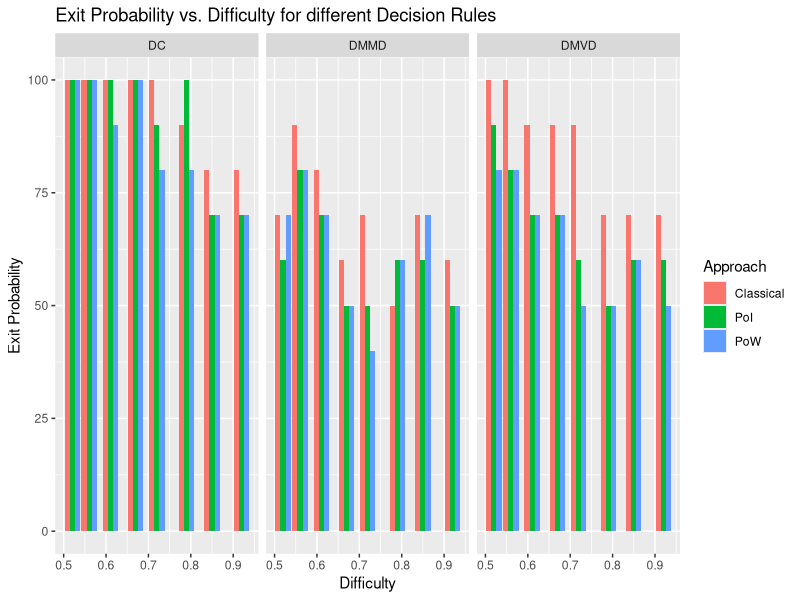
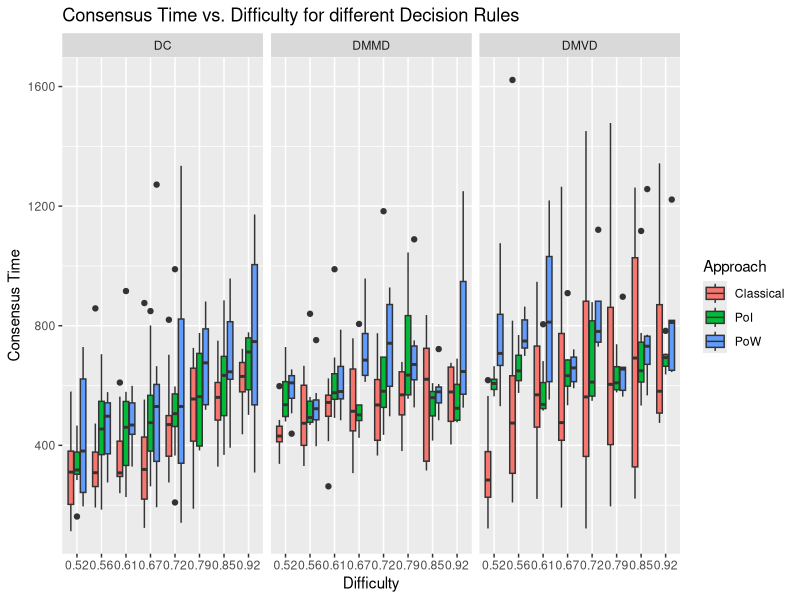

Here is the R script that generated these plots, in order:
library(tidyverse)
library(ggplot2)


results <- read.csv("experiment-data.csv")

pruned_results <- results %>%
  select(-numberOfByzantineRobots, -byzantineSwarmStyle, -numberOfRobots, -numberOfBlacks) %>%
  mutate(approach = case_when(
    isClassical == 1 ~ 0,
    consensusAlgorithm == "pow" ~ 1,
    consensusAlgorithm == "poi" ~ 2
  ), difficulty= round(percentageOfBlackTiles/(100-percentageOfBlackTiles), 2)) %>%
  select(-consensusAlgorithm, -isClassical, -percentageOfBlackTiles)

summary <- pruned_results %>%
  group_by(id) %>%
  summarise(average_time_taken=mean(secondsTaken[numberOfWhites == 10]), exit_probability=sum(numberOfWhites), approach=mean(approach), decisionRule=mean(decisionRule), difficulty=mean(difficulty))

time_taken <- pruned_results %>%
  filter(numberOfWhites == 10)

relabeled <- summary %>%
  mutate(Approach = case_when(
    approach == 0 ~ "Classical",
    approach == 1 ~ "PoW",
    approach == 2 ~ "PoI"
  ), decisionRule = case_when(
    decisionRule == 1 ~ "DMVD",
    decisionRule == 2 ~ "DC",
    decisionRule == 3 ~ "DMMD"
  ))

time_taken <- time_taken %>%
  mutate(Approach = case_when(
  approach == 0 ~ "Classical",
  approach == 1 ~ "PoW",
  approach == 2 ~ "PoI"
), decisionRule = case_when(
  decisionRule == 1 ~ "DMVD",
  decisionRule == 2 ~ "DC",
  decisionRule == 3 ~ "DMMD"
))

bar_chart <- ggplot(data=relabeled, aes(fill=Approach, x=difficulty, y=exit_probability)) +
  geom_bar(stat="identity", position="dodge") +
  labs(title="Exit Probability vs. Difficulty for different Decision Rules ", x="Difficulty", y="Exit Probability") +
  facet_wrap(~decisionRule)

bar_chart

box_plot <- ggplot(data=time_taken, aes(fill=Approach, x=as.factor(difficulty), y=secondsTaken)) +
  geom_boxplot() +
  labs(title="Consensus Time vs. Difficulty for different Decision Rules ", x="Difficulty", y="Consensus Time") +
  facet_wrap(~decisionRule)
box_plot
